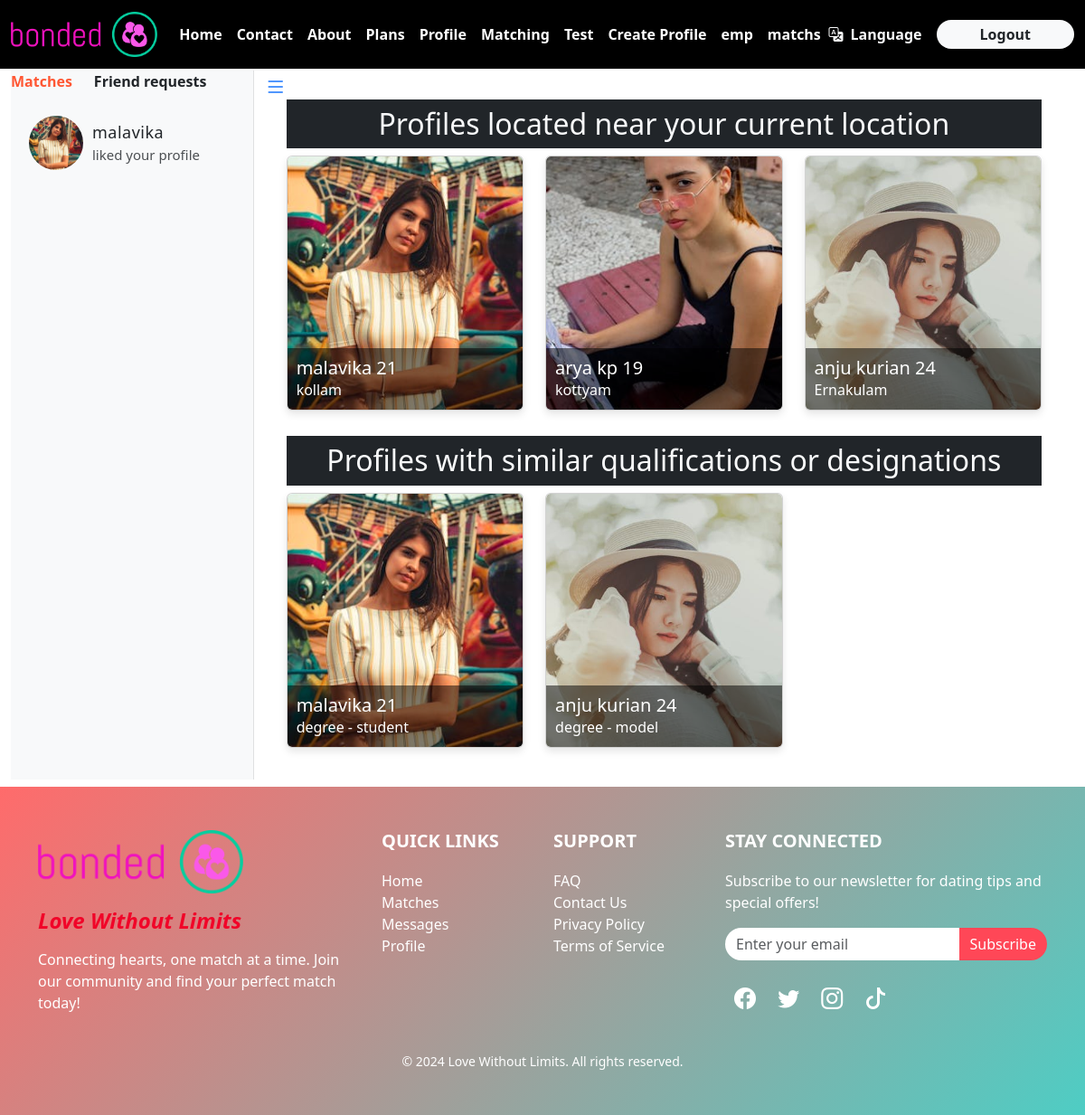
Screenshot of /matches/ (signed in) with the database file from the repository.
### user/models.py (models this page shows, shortened)
class Customuser(AbstractUser):
    email = models.EmailField(unique=True)
    hidden_profiles = models.ManyToManyField('self', symmetrical=False, related_name='hidden_by')
    liked_profiles = models.ManyToManyField('self', symmetrical=False, related_name='liked_by', blank=True)
    liked_by_profiles = models.ManyToManyField('self', symmetrical=False, related_name='liked_profiles_reverse', blank=True)
    USERNAME_FIELD = 'email'
    REQUIRED_FIELDS = ['username']
    groups = models.ManyToManyField(
        'auth.Group',
        related_name='customuser_set',
        blank=True,
        help_text='The groups this user belongs to. A user will get all permissions granted to each of their groups.',
        verbose_name='groups',
    )
    user_permissions = models.ManyToManyField(
        'auth.Permission',
        related_name='customuser_set',
        blank=True,
        help_text='Specific permissions for this user.',
        verbose_name='user permissions',
    )

class PersonalInfo(models.Model):
    GENDER_CHOICES = [
        ('Male', 'Male'),
        ('Female', 'Female'),
        ('Other', 'Other'),
    ]
    STATUS_CHOICES = [
        ('single', 'single'),
        ('in relationship', 'in relationship'),
        ('married', 'married'),
    ]
    user = models.OneToOneField(Customuser, on_delete=models.CASCADE)
    profile_pic = models.ImageField(upload_to='profile_pics/', blank=True, null=True)
    fullname=models.CharField(max_length=25)
    DOB=models.DateField()
    gender=models.CharField(choices=GENDER_CHOICES,max_length=10)
    bio=models.TextField(blank=True)
    phone=models.CharField(max_length=12,null=True,blank=True)
    status=models.CharField(choices=STATUS_CHOICES,max_length=15)
    designation=models.CharField(max_length=25,null=True,blank=True)
    qualification=models.CharField(max_length=25)
    address=models.CharField(max_length=100)
    district=models.CharField(max_length=50,blank=True,null=True)
    state=models.CharField(max_length=50,blank=True,null=True)
    pincode=models.CharField(max_length=10)
    def age(self):
        today = date.today()
        return today.year - self.DOB.year - ((today.month, today.day) < (self.DOB.month, self.DOB.day))

### user/views.py (the view)
# urls.py: path('matches/',views.Matches.as_view(), name='matches'),
class Matches(LoginRequiredMixin, TemplateView):
    template_name = "matches.html"
    def get_context_data(self, **kwargs):
        context = super().get_context_data(**kwargs)
        current_user = self.request.user
        current_user_district = current_user.personalinfo.district
        current_user_state = current_user.personalinfo.state
        current_user_qualification = current_user.personalinfo.qualification
        current_user_designation = current_user.personalinfo.designation
        location_filtered_users = Customuser.objects.filter(
            (Q(personalinfo__state=current_user_state) |
             Q(personalinfo__district=current_user_district))
        ).exclude(id=current_user.id).exclude(id__in=current_user.hidden_profiles.all())
        qualification_filtered_users = Customuser.objects.filter(
            (Q(personalinfo__qualification=current_user_qualification) |
             Q(personalinfo__designation=current_user_designation))
        ).exclude(id=current_user.id).exclude(id__in=current_user.hidden_profiles.all())
        for user in location_filtered_users:
            user.user_media = UserMedia.objects.filter(user=user).first()
        for user in qualification_filtered_users:
            user.user_media = UserMedia.objects.filter(user=user).first()
        friend_requests= FriendRequest.objects.filter(to_user=self.request.user, status=False)
        context['location_filtered_users'] = location_filtered_users
        context['qualification_filtered_users'] = qualification_filtered_users
        context['friend_requests']=friend_requests
        return context

### user/models.py (called while the page is built)
    def get_hobbies_list(self):
        return self.hobbies.split(',')

    def get_additional_images(self):
        images= [self.additional_image1, self.additional_image2, self.additional_image3, self.additional_image4, self.additional_image5]
        return [image for image in images if image]

### templates/matches.html (shortened to what this page needs)
{% extends "base.html" %}
{% block content %}
<div class="container-fluid main-container py-2">
  <div class="sidebar" id="sidebar">
    <div class="offcanvas-body">
      <div class="menu">
          <div class="d-flex">
              <p id="text1" class="clickable-text me-2 fw-bold active" onclick="toggleContent('matches')">Matches</p>
              <p id="text2" class="clickable-text fw-bold ms-3" onclick="toggleContent('messages')">Friend requests</p>
          </div>
      </div>
      <div id="matches_content" class="content-section" style="display: block;">
        {% if user.liked_by_profiles.all %}
        {% for liker in user.liked_by_profiles.all %}
        <div class="messages" data-bs-target="#userModal{{ liker.id }}" data-bs-toggle="modal">
          <div class="avatar">
              <img src="{{liker.personalinfo.profile_pic.url}}" alt="" />
          </div>
          <div class="message">
              <div class="user">{{ liker.personalinfo.fullname}}</div>
              <div class="text">liked your profile</div>
          </div>
      </div>
      {% endfor %}
      {% else %}
          <p>No one has liked your profile yet.</p>
        {% endif %}
      </div>
  </div>
  </div>
  <div class="main-content-wrapper container-fluid" id="main-content-wrapper">
    <div class="main-content">
      <a class="toggler-button position-absolute top-0 start-0" type="button" onclick="toggleSidebar()">
        <i class="bi bi-list" style="font-size: 1.5em"></i>
      </a>
      <div class="content-body p-4">
        <h2 class="my-2 bg-dark text-light text-center p-2">Profiles located near your current location</h2>
        <div class="row">
          {% for user in location_filtered_users %}
          <div class="col-md-4">
            <div class="card" data-bs-toggle="modal" data-bs-target="#userModal{{ user.id }}">
              <div class="card-img" style="background-image: url('{% if user.personalinfo.profile_pic %}{{ user.personalinfo.profile_pic.url }}{% else %}https://via.placeholder.com/800x600{% endif %}');">
                <div class="card-img-overlay">
                  <div class="profile-details">
                    <h5 class="card-title">{{ user.personalinfo.fullname }} {{ user.personalinfo.age }}</h5>
                    <p>{{ user.personalinfo.district }}</p>
                  </div>
                </div>
              </div>
            </div>
          </div>
          {% endfor %}
        </div>
        <h2 class="my-2 bg-dark text-light text-center p-2">Profiles with similar qualifications or designations</h2>
        <div class="row">
          {% for user in qualification_filtered_users %}
          <div class="col-md-4">
            <div class="card" data-bs-toggle="modal" data-bs-target="#userModal{{ user.id }}">
              <div class="card-img" style="background-image: url('{% if user.personalinfo.profile_pic %}{{ user.personalinfo.profile_pic.url }}{% else %}https://via.placeholder.com/800x600{% endif %}');">
                <div class="card-img-overlay">
                  <div class="profile-details">
                    <h5 class="card-title">{{ user.personalinfo.fullname }} {{ user.personalinfo.age }}</h5>
                    <p>{{ user.personalinfo.qualification }} - {{ user.personalinfo.designation }}</p>
                  </div>
                </div>
              </div>
            </div>
          </div>
          {% empty %}
          <div class="col-12">
            <p>No profiles found with similar qualifications or designations.</p>
          </div>
          {% endfor %}
        </div>
      </div>
    </div>
  </div>
</div>
{% endblock %}

### templates/base.html (style rules this page uses)
* { margin: 0; padding: 0; font-family: system-ui, -apple-system, BlinkMacSystemFont, 'Segoe UI', Roboto, Oxygen, Ubuntu, Cantarell, 'Open Sans', 'Helvetica Neue', sans-serif; }
body { padding-top: 60px; }
@media (min-width: 768px) { body { padding-top: 70px; } }

### templates/matches.html (style rules this page uses)
.main-container { display: flex; height: 100vh; }
.sidebar { width: 350px; background-color: #f8f9fa; border-right: 1px solid rgba(0, 0, 0, 0.1); transition: transform 0.3s ease; overflow-y: auto; }
.main-content-wrapper { display: flex; flex-direction: column; height: 100%; transition: width 0.3s ease; width: 100%; }
.main-content { flex-grow: 1; padding: 0; overflow-y: auto; position: relative; }
.content-body { padding-bottom: 60px; }
.clickable-text { cursor: pointer; transition: color 0.3s ease; }
.clickable-text.active { color: #ff5733; }
.messages { padding: 10px 20px; display: flex; align-items: center; transition: 0.2s box-shadow; cursor: pointer; white-space: nowrap; overflow: hidden; text-overflow: ellipsis; }
.messages .avatar img { width: 60px; height: 60px; border-radius: 50%; object-fit: cover; }
.messages .user { padding: 0 10px; font-weight: 500; letter-spacing: 0.5px; font-size: 18px; }
.messages .text { flex: 1; padding: 0 10px; font-weight: 300; font-size: 15px; opacity: 0.8; }
.card { margin-bottom: 20px; position: relative; overflow: hidden; border: none; box-shadow: 0 4px 8px rgba(0, 0, 0, 0.1); }
.card .card-img-overlay { padding: 1rem; color: #fff; }
.card .card-img { height: 280px; background-size: cover; background-position: center; }
.card .profile-details { position: absolute; bottom: 0; left: 0; width: 100%; padding: 10px; background: rgba(0, 0, 0, 0.5); }
.card .profile-details h5, .card .profile-details p { margin-bottom: 0; color: #fff; }
.toggler-button { z-index: 1000; }
.card-img { background-size: cover; background-repeat: no-repeat; }

### rows the page displays
Customuser: personalinfo.profile_pic (picture), personalinfo.fullname "malavika", profile_pic (picture), personalinfo.age "21", personalinfo.district "kollam", personalinfo.qualification "degree", personalinfo.designation "student"
Customuser: profile_pic (picture), personalinfo.fullname "arya kp", personalinfo.age "19", personalinfo.district "kottyam"
Customuser: profile_pic (picture), personalinfo.fullname "anju kurian", personalinfo.age "24", personalinfo.district "Ernakulam", personalinfo.qualification "degree", personalinfo.designation "model"
